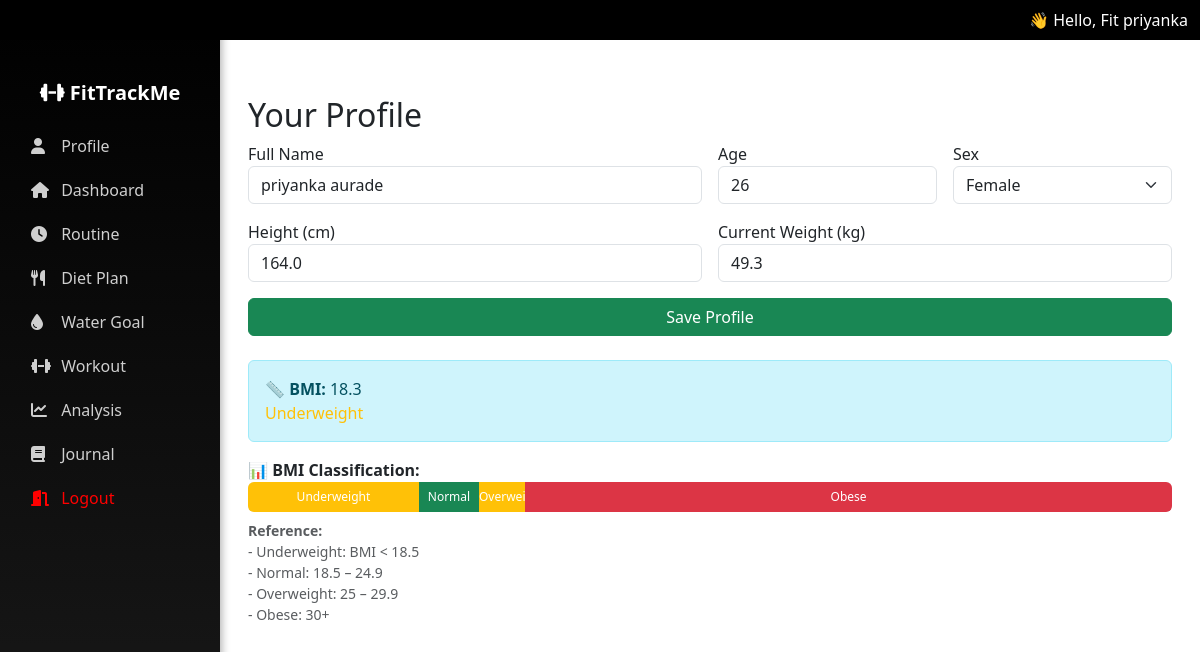
/fit/profile/ (signed in), run on an earlier commit of the app's database.
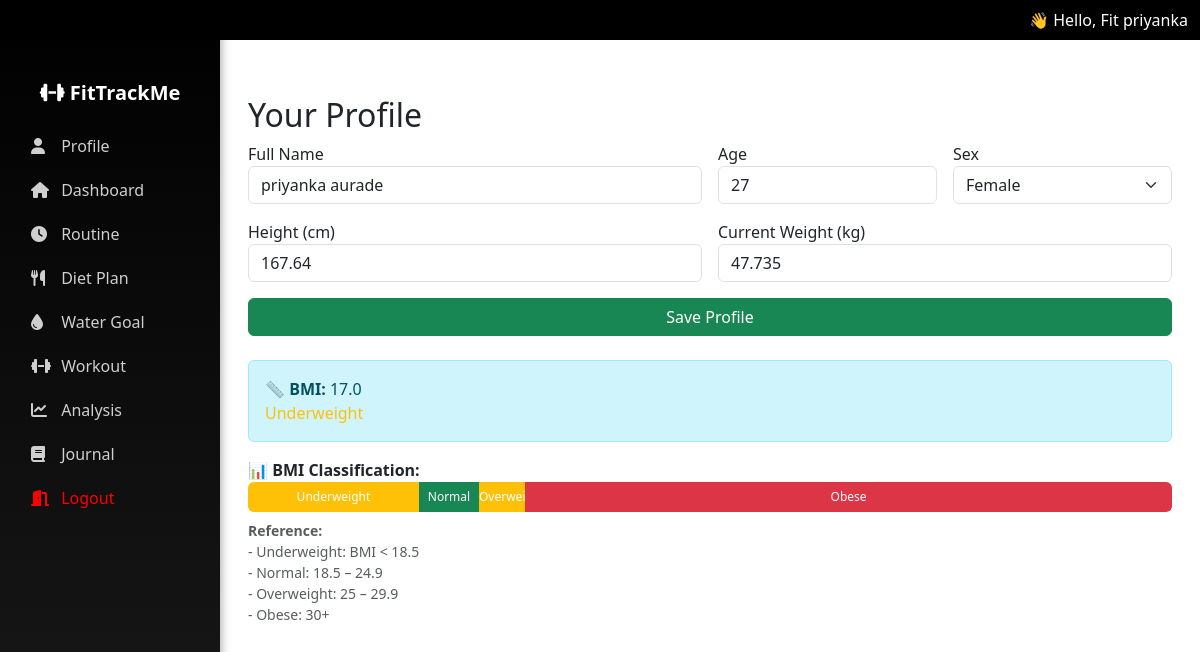
And on a later commit of the database.
### fit/models.py (models this page shows)
class UserProfile(models.Model):
    user = models.OneToOneField(User, on_delete=models.CASCADE)
    full_name = models.CharField(max_length=100, blank=True)
    age = models.PositiveIntegerField(null=True, blank=True)
    sex = models.CharField(max_length=10, choices=[('male', 'Male'), ('female', 'Female')], blank=True)
    height_cm = models.FloatField(null=True, blank=True)
    current_weight = models.FloatField(null=True, blank=True)
    @property
    def bmi(self):
        if self.height_cm and self.current_weight:
            height_m = self.height_cm / 100
            return round(self.current_weight / (height_m ** 2), 1)
        return None

### fit/views.py (the view, shortened to what this page needs)
# urls.py: path('profile/', views.profile, name='profile'),
@login_required
def profile(request):
    user = request.user
    profile, created = UserProfile.objects.get_or_create(user=user)
    return render(request, 'profile.html', {
        'profile': profile,
    })

### fit/context_processors.py (called while the page is built)
def user_profile(request):
    if request.user.is_authenticated:
        try:
            profile = UserProfile.objects.get(user=request.user)
            return {'user_full_name': profile.full_name}
        except UserProfile.DoesNotExist:
            return {'user_full_name': request.user.username}
    return {}

### fit/templatetags/custom_filters.py (called while the page is built)
@register.filter
def first_name(value):
    if not value:
        return ""
    parts = value.strip().split()
    if parts[0].lower().replace('.', '') in ['mr', 'mrs', 'ms', 'dr']:
        return parts[1] if len(parts) > 1 else parts[0]
    return parts[0]

### fit/templates/profile.html (shortened to what this page needs)
    {% extends "base.html" %}
    {% block content %}
    <div class="container mt-4">
    <h2>Your Profile</h2>
    <form method="post">
        <div class="row g-3">
        <div class="col-md-6">
            <label>Full Name</label>
            <input type="text" name="full_name" class="form-control" value="{{ profile.full_name|default:user.username }}">
        </div>
        <div class="col-md-3">
            <label>Age</label>
            <input type="number" name="age" class="form-control" value="{{ profile.age }}" required>
        </div>
        <div class="col-md-3">
            <label>Sex</label>
            <select name="sex" class="form-select">
            <option value="female" {% if profile.sex == 'female' %}selected{% endif %}>Female</option>
            </select>
        </div>
        <div class="col-md-6">
            <label>Height (cm)</label>
            <input type="number" name="height_cm" step="0.001" class="form-control" value="{{ profile.height_cm }}">
        </div>
        <div class="col-md-6">
            <label>Current Weight (kg)</label>
            <input type="number" name="current_weight" step="0.001" class="form-control" value="{{ profile.current_weight }}">
        </div>
        </div>
        <button class="btn btn-success mt-3 w-100">Save Profile</button>
    </form>
    {% if profile.height_cm and profile.current_weight %}
    <div class="mt-4 alert alert-info">
        <strong>📏 BMI:</strong> {{ profile.bmi }}<br>
        {% if profile.bmi < 18.5 %}
            <span class="text-warning">Underweight</span>
        {% elif profile.bmi < 25 %}
            <span class="text-success">Normal</span>
        {% elif profile.bmi < 30 %}
            <span class="text-warning">Overweight</span>
        {% else %}
            <span class="text-danger">Obese</span>
        {% endif %}
    </div>
    <div class="mt-3">
    <label><strong>📊 BMI Classification:</strong></label>
    <div class="progress" style="height: 30px;">
        <div class="progress-bar bg-warning" style="width: 18.5%;">Underweight</div>
        <div class="progress-bar bg-success" style="width: 6.5%;">Normal</div>
        <div class="progress-bar bg-warning" style="width: 5%;">Overweight</div>
        <div class="progress-bar bg-danger" style="width: 70%;">Obese</div>
    </div>
    <small class="text-muted d-block mt-2">
        <strong>Reference:</strong><br>
        - Underweight: BMI &lt; 18.5<br>
        - Normal: 18.5 – 24.9<br>
        - Overweight: 25 – 29.9<br>
        - Obese: 30+
    </small>
    </div>
    {% endif %}
    {% endblock %}

### fit/templates/base.html (shortened to what this page needs)
{% load custom_filters %}
<!DOCTYPE html>
<html lang="en">
<head>
  <link href="https://cdn.jsdelivr.net/npm/bootstrap@5.3.0/dist/css/bootstrap.min.css" rel="stylesheet"/>
  <link rel="stylesheet" href="https://cdnjs.cloudflare.com/ajax/libs/font-awesome/6.4.0/css/all.min.css">
</head>
<body>
 {% if user.is_authenticated %}
<nav class="navbar navbar-expand-lg navbar-dark fixed-top" style="background-color: rgb(0 0 0) !important;">
  <div class="container-fluid">
    <div class="text-white ms-auto d-none d-lg-block">
    👋 Hello, Fit {{ user_full_name|first_name|default:request.user.username }}
    </div>
  </div>
</nav>
{% endif %}
{% if user.is_authenticated %}
<div class="sidebar collapse d-lg-block" id="sidebarMenu">
  <ul class="nav flex-column px-3">
    <li class="nav-item mb-3 text-center text-white fw-bold fs-5 mt-2">
      <i class="fa-solid fa-dumbbell"></i> FitTrackMe
    </li>
    <li class="nav-item"><a class="nav-link" href="{% url 'profile' %}"><i class="fa-solid fa-user"></i> Profile</a></li>
    <li class="nav-item"><a class="nav-link" href="{% url 'dashboard' %}"><i class="fa-solid fa-house"></i> Dashboard</a></li>
    <li class="nav-item"><a class="nav-link" href="{% url 'routine_setup' %}"><i class="fa-solid fa-clock"></i> Routine</a></li>
    <li class="nav-item"><a class="nav-link" href="{% url 'diet_setup' %}"><i class="fa-solid fa-utensils"></i> Diet Plan</a></li>
    <li class="nav-item"><a class="nav-link" href="{% url 'water_setup' %}"><i class="fa-solid fa-droplet"></i> Water Goal</a></li>
    <li class="nav-item"><a class="nav-link" href="{% url 'workout_setup' %}"><i class="fa-solid fa-dumbbell"></i> Workout</a></li>
    <li class="nav-item"><a class="nav-link" href="{% url 'analysis' %}"><i class="fa-solid fa-chart-line"></i> Analysis</a></li>
    <li class="nav-item"><a class="nav-link" href="{% url 'journal_view' %}"><i class="fa-solid fa-book"></i> Journal</a></li>
    <li class="nav-item">
      <form method="post" action="{% url 'logout' %}" style="margin: 0;">
        <button type="submit" class="nav-link logout-link w-100 text-start" style="color: red;">
          <i class="fa-solid fa-door-open" ></i> Logout
        </button>
      </form>
    </li>
  </ul>
</div>
{% endif %}
<div class="content">
  {% block content %}{% endblock %}
</div>
</body>
</html>

What changed in the data, as far as the page shows it:
changed UserProfile "Female": age "26" → "27"; height_cm "164.0" → "167.64"; current_weight "49.3" → "47.735"; bmi "18.3" → "17.0"
